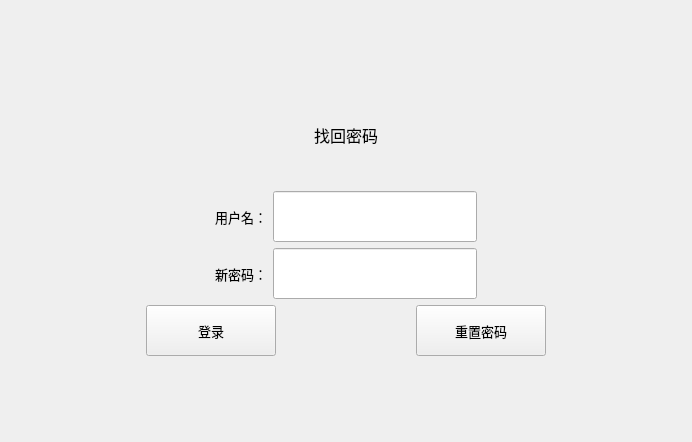
<?xml version="1.0" encoding="UTF-8"?>
<ui version="4.0">
 <class>ForgotPassword</class>
 <widget class="QWidget" name="ForgotPassword">
  <property name="geometry">
   <rect>
    <x>0</x>
    <y>0</y>
    <width>692</width>
    <height>442</height>
   </rect>
  </property>
  <property name="windowTitle">
   <string>Form</string>
  </property>
  <layout class="QGridLayout" name="gridLayout">
   <item row="0" column="0">
    <layout class="QVBoxLayout" name="verticalLayout_2" stretch="50,80,50">
     <item>
      <layout class="QHBoxLayout" name="horizontalLayout">
       <item>
        <spacer name="horizontalSpacer">
         <property name="orientation">
          <enum>Qt::Horizontal</enum>
         </property>
         <property name="sizeHint" stdset="0">
          <size>
           <width>40</width>
           <height>20</height>
          </size>
         </property>
        </spacer>
       </item>
       <item>
        <widget class="QLabel" name="label">
         <property name="minimumSize">
          <size>
           <width>250</width>
           <height>0</height>
          </size>
         </property>
         <property name="maximumSize">
          <size>
           <width>16777215</width>
           <height>100</height>
          </size>
         </property>
         <property name="font">
          <font>
           <family>微软雅黑</family>
           <pointsize>12</pointsize>
           <weight>50</weight>
           <bold>false</bold>
          </font>
         </property>
         <property name="text">
          <string>找回密码</string>
         </property>
         <property name="alignment">
          <set>Qt::AlignCenter</set>
         </property>
        </widget>
       </item>
       <item>
        <spacer name="horizontalSpacer_2">
         <property name="orientation">
          <enum>Qt::Horizontal</enum>
         </property>
         <property name="sizeHint" stdset="0">
          <size>
           <width>40</width>
           <height>20</height>
          </size>
         </property>
        </spacer>
       </item>
      </layout>
     </item>
     <item>
      <layout class="QVBoxLayout" name="verticalLayout">
       <item>
        <layout class="QHBoxLayout" name="horizontalLayout_2">
         <item>
          <spacer name="horizontalSpacer_3">
           <property name="orientation">
            <enum>Qt::Horizontal</enum>
           </property>
           <property name="sizeHint" stdset="0">
            <size>
             <width>40</width>
             <height>20</height>
            </size>
           </property>
          </spacer>
         </item>
         <item>
          <widget class="QLabel" name="label_2">
           <property name="minimumSize">
            <size>
             <width>0</width>
             <height>51</height>
            </size>
           </property>
           <property name="maximumSize">
            <size>
             <width>16777215</width>
             <height>51</height>
            </size>
           </property>
           <property name="font">
            <font>
             <family>微软雅黑</family>
             <pointsize>10</pointsize>
             <weight>50</weight>
             <bold>false</bold>
            </font>
           </property>
           <property name="text">
            <string>用户名：</string>
           </property>
          </widget>
         </item>
         <item>
          <widget class="QLineEdit" name="EmailorPhone">
           <property name="minimumSize">
            <size>
             <width>0</width>
             <height>51</height>
            </size>
           </property>
           <property name="maximumSize">
            <size>
             <width>16777215</width>
             <height>51</height>
            </size>
           </property>
           <property name="font">
            <font>
             <family>微软雅黑</family>
             <pointsize>10</pointsize>
             <weight>50</weight>
             <bold>false</bold>
            </font>
           </property>
          </widget>
         </item>
         <item>
          <spacer name="horizontalSpacer_4">
           <property name="orientation">
            <enum>Qt::Horizontal</enum>
           </property>
           <property name="sizeHint" stdset="0">
            <size>
             <width>40</width>
             <height>20</height>
            </size>
           </property>
          </spacer>
         </item>
        </layout>
       </item>
       <item>
        <layout class="QHBoxLayout" name="horizontalLayout_4">
         <item>
          <spacer name="horizontalSpacer_8">
           <property name="orientation">
            <enum>Qt::Horizontal</enum>
           </property>
           <property name="sizeHint" stdset="0">
            <size>
             <width>40</width>
             <height>20</height>
            </size>
           </property>
          </spacer>
         </item>
         <item>
          <widget class="QLabel" name="label_3">
           <property name="minimumSize">
            <size>
             <width>0</width>
             <height>51</height>
            </size>
           </property>
           <property name="maximumSize">
            <size>
             <width>16777215</width>
             <height>51</height>
            </size>
           </property>
           <property name="font">
            <font>
             <family>微软雅黑</family>
             <pointsize>10</pointsize>
             <weight>50</weight>
             <bold>false</bold>
            </font>
           </property>
           <property name="text">
            <string>新密码：</string>
           </property>
          </widget>
         </item>
         <item>
          <widget class="QLineEdit" name="Newpassword">
           <property name="minimumSize">
            <size>
             <width>0</width>
             <height>51</height>
            </size>
           </property>
           <property name="maximumSize">
            <size>
             <width>16777215</width>
             <height>51</height>
            </size>
           </property>
           <property name="font">
            <font>
             <family>微软雅黑</family>
             <pointsize>10</pointsize>
             <weight>50</weight>
             <bold>false</bold>
            </font>
           </property>
          </widget>
         </item>
         <item>
          <spacer name="horizontalSpacer_9">
           <property name="orientation">
            <enum>Qt::Horizontal</enum>
           </property>
           <property name="sizeHint" stdset="0">
            <size>
             <width>40</width>
             <height>20</height>
            </size>
           </property>
          </spacer>
         </item>
        </layout>
       </item>
      </layout>
     </item>
     <item>
      <layout class="QHBoxLayout" name="horizontalLayout_3">
       <item>
        <spacer name="horizontalSpacer_5">
         <property name="orientation">
          <enum>Qt::Horizontal</enum>
         </property>
         <property name="sizeHint" stdset="0">
          <size>
           <width>40</width>
           <height>20</height>
          </size>
         </property>
        </spacer>
       </item>
       <item>
        <widget class="QPushButton" name="btnLogin">
         <property name="minimumSize">
          <size>
           <width>130</width>
           <height>51</height>
          </size>
         </property>
         <property name="maximumSize">
          <size>
           <width>130</width>
           <height>51</height>
          </size>
         </property>
         <property name="font">
          <font>
           <family>微软雅黑</family>
           <pointsize>10</pointsize>
           <weight>50</weight>
           <bold>false</bold>
          </font>
         </property>
         <property name="text">
          <string>登录</string>
         </property>
        </widget>
       </item>
       <item>
        <spacer name="horizontalSpacer_6">
         <property name="orientation">
          <enum>Qt::Horizontal</enum>
         </property>
         <property name="sizeHint" stdset="0">
          <size>
           <width>40</width>
           <height>20</height>
          </size>
         </property>
        </spacer>
       </item>
       <item>
        <widget class="QPushButton" name="BtnFgt">
         <property name="minimumSize">
          <size>
           <width>130</width>
           <height>51</height>
          </size>
         </property>
         <property name="maximumSize">
          <size>
           <width>130</width>
           <height>51</height>
          </size>
         </property>
         <property name="font">
          <font>
           <family>微软雅黑</family>
           <pointsize>10</pointsize>
           <weight>50</weight>
           <bold>false</bold>
          </font>
         </property>
         <property name="text">
          <string>重置密码</string>
         </property>
        </widget>
       </item>
       <item>
        <spacer name="horizontalSpacer_7">
         <property name="orientation">
          <enum>Qt::Horizontal</enum>
         </property>
         <property name="sizeHint" stdset="0">
          <size>
           <width>40</width>
           <height>20</height>
          </size>
         </property>
        </spacer>
       </item>
      </layout>
     </item>
    </layout>
   </item>
  </layout>
 </widget>
 <resources/>
 <connections/>
</ui>
